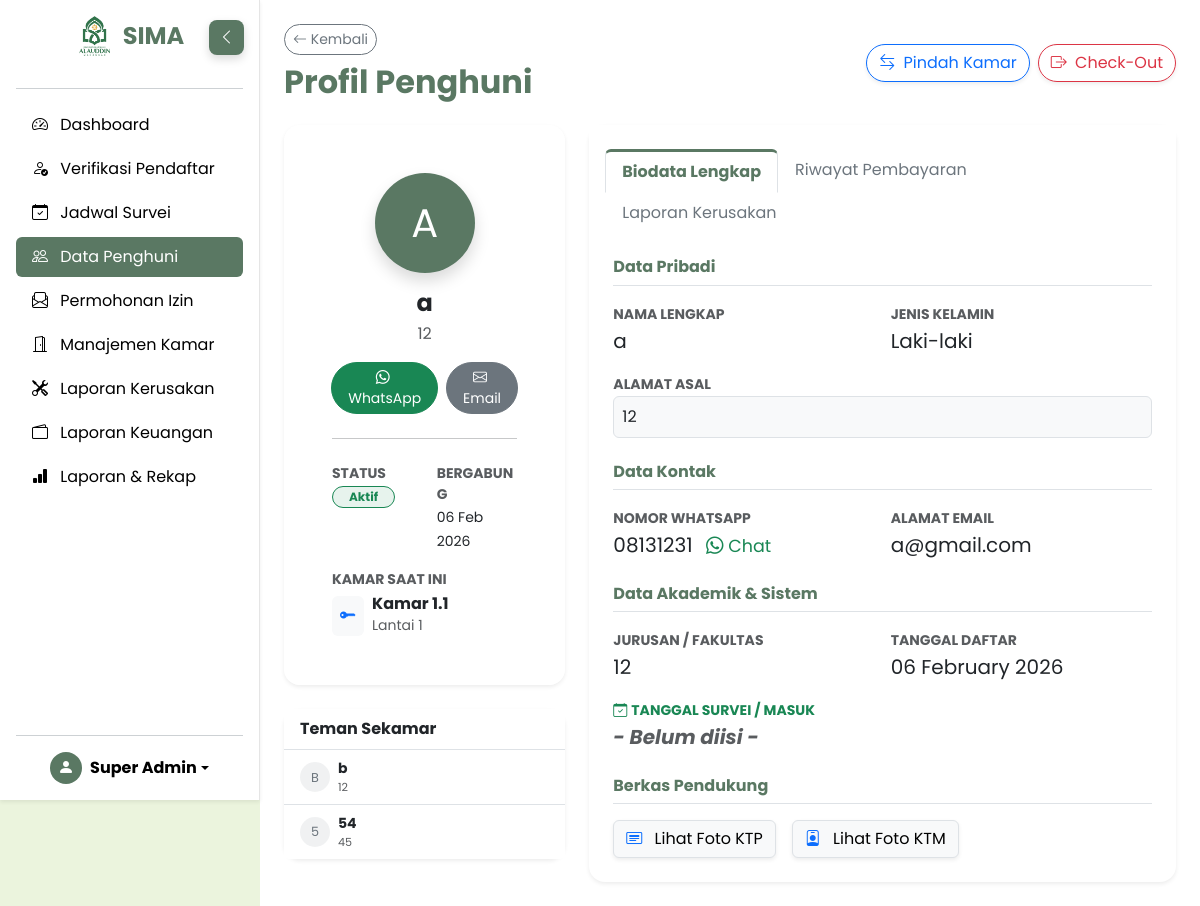
Page /views/admin/detail_penghuni.php?id=2 (signed in) on the committed database.
### tables this page shows
CREATE TABLE `pendaftaran` (
  `id` int(11) NOT NULL,
  `nama_lengkap` varchar(100) NOT NULL,
  `jenis_kelamin` enum('L','P') DEFAULT 'L',
  `email` varchar(100) NOT NULL,
  `password` varchar(255) NOT NULL,
  `no_hp` varchar(20) NOT NULL,
  `alamat_asal` text NOT NULL,
  `tanggal_survei` date DEFAULT NULL,
  `jurusan` varchar(50) NOT NULL,
  `tgl_lahir` date NOT NULL,
  `nama_ortu` varchar(100) NOT NULL,
  `no_hp_ortu` varchar(20) NOT NULL,
  `foto_ktp` varchar(255) NOT NULL,
  `foto_ktm` varchar(255) DEFAULT NULL,
  `status_verifikasi` enum('pending','diterima','ditolak','dibatalkan') DEFAULT 'pending',
  `saran_batal` text DEFAULT NULL,
  `tanggal_daftar` timestamp NOT NULL DEFAULT current_timestamp(),
  `id_kamar` int(11) DEFAULT NULL
);

CREATE TABLE `kamar` (
  `id` int(11) NOT NULL,
  `nomor_kamar` varchar(10) NOT NULL,
  `lantai` int(11) NOT NULL,
  `kapasitas` int(11) DEFAULT 4,
  `terisi` int(11) DEFAULT 0,
  `status` enum('tersedia','penuh','perbaikan') DEFAULT 'tersedia'
);

### views/admin/detail_penghuni.php (the view, shortened to what this page needs)
<?php
include '../../config/database.php';
$id_penghuni = $_GET['id'];
$query = "SELECT p.*, k.nomor_kamar, k.lantai, k.id as current_kamar_id
          FROM pendaftaran p
          LEFT JOIN kamar k ON p.id_kamar = k.id
          WHERE p.id = '$id_penghuni'";
$result = mysqli_query($conn, $query);
$data = mysqli_fetch_assoc($result);
$roommates = [];
if ($data['current_kamar_id']) {
    $id_kamar = $data['current_kamar_id'];
    $q_mate = "SELECT nama_lengkap, jurusan FROM pendaftaran WHERE id_kamar = '$id_kamar' AND id != '$id_penghuni' AND status_verifikasi='diterima'";
    $res_mate = mysqli_query($conn, $q_mate);
    while($r = mysqli_fetch_assoc($res_mate)) { $roommates[] = $r; }
}
?>
<!DOCTYPE html>
<html lang="id" data-bs-theme="light">
<head>
    <link href="https://cdn.jsdelivr.net/npm/bootstrap@5.3.0/dist/css/bootstrap.min.css" rel="stylesheet">
    <link rel="stylesheet" href="https://cdn.jsdelivr.net/npm/bootstrap-icons@1.10.5/font/bootstrap-icons.css">
    <link rel="stylesheet" href="../../assets/css/style.css">
</head>
<body>
    <?php include '../../layouts/sidebar_admin.php'; ?>
    <main class="content-wrapper px-md-4 py-4 bg-body" style="min-height: 100vh;">
        <div class="d-flex justify-content-between align-items-center mb-4">
            <div>
                <a href="kelola_penghuni.php" class="btn btn-sm btn-outline-secondary rounded-pill mb-2"><i class="bi bi-arrow-left"></i> Kembali</a>
                <h2 class="fw-bold mb-0 text-primary-custom">Profil Penghuni</h2>
            </div>
            <div class="d-flex gap-2">
                <button class="btn btn-outline-primary rounded-pill shadow-sm" data-bs-toggle="modal" data-bs-target="#modalPindah">
                    <i class="bi bi-arrow-left-right me-1"></i> Pindah Kamar
                </button>
                <button class="btn btn-outline-danger rounded-pill shadow-sm" onclick="konfirmasiKeluar()">
                    <i class="bi bi-box-arrow-right me-1"></i> Check-Out
                </button>
            </div>
        </div>
        <div class="row g-4">
            <div class="col-lg-4">
                <div class="card shadow-sm border-0 rounded-4 overflow-hidden mb-4">
                    <div class="card-body text-center p-5 bg-white">
                        <div class="avatar-xl bg-primary-custom text-white rounded-circle mx-auto mb-3 d-flex align-items-center justify-content-center shadow" style="width: 100px; height: 100px; font-size: 2.5rem;">
                            <?php echo strtoupper(substr($data['nama_lengkap'], 0, 1)); ?>
                        </div>
                        <h4 class="fw-bold mb-1"><?php echo $data['nama_lengkap']; ?></h4>
                        <p class="text-muted mb-3"><?php echo $data['jurusan']; ?></p>
                        <div class="d-flex justify-content-center gap-2 mb-4">
                            <a href="https://wa.me/<?php echo $data['no_hp']; ?>" target="_blank" class="btn btn-success btn-sm rounded-pill px-3">
                                <i class="bi bi-whatsapp me-1"></i> WhatsApp
                            </a>
                            <a href="mailto:<?php echo $data['email']; ?>" class="btn btn-secondary btn-sm rounded-pill px-3">
                                <i class="bi bi-envelope me-1"></i> Email
                            </a>
                        </div>
                        <hr>
                        <div class="row text-start mt-4">
                            <div class="col-6 mb-3">
                                <small class="text-muted d-block fw-bold">STATUS</small>
                                <span class="badge bg-success bg-opacity-10 text-success border border-success rounded-pill px-3">Aktif</span>
                            </div>
                            <div class="col-6 mb-3">
                                <small class="text-muted d-block fw-bold">BERGABUNG</small>
                                <span class="text-dark small"><?php echo date('d M Y', strtotime($data['tanggal_daftar'])); ?></span>
                            </div>
                            <div class="col-12">
                                <small class="text-muted d-block fw-bold">KAMAR SAAT INI</small>
                                <div class="d-flex align-items-center mt-1">
                                    <div class="icon-box bg-light text-primary rounded p-2 me-2"><i class="bi bi-key-fill"></i></div>
                                    <div>
                                        <h6 class="mb-0 fw-bold">Kamar <?php echo $data['nomor_kamar']; ?></h6>
                                        <small class="text-muted">Lantai <?php echo $data['lantai']; ?></small>
                                    </div>
                                </div>
                            </div>
                        </div>
                    </div>
                </div>
                <div class="card shadow-sm border-0 rounded-4">
                    <div class="card-header bg-white fw-bold border-bottom">Teman Sekamar</div>
                    <ul class="list-group list-group-flush">
                        <?php if(!empty($roommates)): ?>
                            <?php foreach($roommates as $rm): ?>
                                <li class="list-group-item d-flex align-items-center">
                                    <div class="avatar-xs bg-secondary bg-opacity-10 text-secondary rounded-circle me-2 d-flex justify-content-center align-items-center" style="width:30px; height:30px; font-size:0.8rem;">
                                        <?php echo strtoupper(substr($rm['nama_lengkap'], 0, 1)); ?>
                                    </div>
                                    <div class="small">
                                        <div class="fw-bold"><?php echo $rm['nama_lengkap']; ?></div>
                                        <div class="text-muted" style="font-size: 0.7rem;"><?php echo $rm['jurusan']; ?></div>
                                    </div>
                                </li>
                            <?php endforeach; ?>
                        <?php else: ?>
                            <li class="list-group-item text-muted small text-center py-3">Tidak ada teman sekamar.</li>
                        <?php endif; ?>
                    </ul>
                </div>
            </div>
            <div class="col-lg-8">
                <div class="card shadow-sm border-0 rounded-4 h-100">
                    <div class="card-header bg-white border-bottom-0 pt-4 px-4">
                        <ul class="nav nav-tabs card-header-tabs" id="myTab" role="tablist">
                            <li class="nav-item" role="presentation">
                                <button class="nav-link active" id="biodata-tab" data-bs-toggle="tab" data-bs-target="#biodata" type="button" role="tab">Biodata Lengkap</button>
                            </li>
                            <li class="nav-item" role="presentation">
                                <button class="nav-link" id="pembayaran-tab" data-bs-toggle="tab" data-bs-target="#pembayaran" type="button" role="tab">Riwayat Pembayaran</button>
                            </li>
                            <li class="nav-item" role="presentation">
                                <button class="nav-link" id="laporan-tab" data-bs-toggle="tab" data-bs-target="#laporan" type="button" role="tab">Laporan Kerusakan</button>
                            </li>
                        </ul>
                    </div>
                    <div class="card-body p-4">
                        <div class="tab-content" id="myTabContent">
                            <div class="tab-pane fade show active" id="biodata" role="tabpanel">
                                <h6 class="fw-bold text-primary-custom mb-3 border-bottom pb-2">Data Pribadi</h6>
                                <div class="row g-3 mb-4">
                                    <div class="col-md-6">
                                        <label class="text-muted small fw-bold text-uppercase">Nama Lengkap</label>
                                        <div class="fs-5 text-dark"><?php echo $data['nama_lengkap']; ?></div>
                                    </div>
                                    <div class="col-md-6">
                                        <label class="text-muted small fw-bold text-uppercase">Jenis Kelamin</label>
                                        <div class="fs-5 text-dark"><?php echo ($data['jenis_kelamin'] ?? 'L') == 'L' ? 'Laki-laki' : 'Perempuan'; ?></div>
                                    </div>
                                    <div class="col-12">
                                        <label class="text-muted small fw-bold text-uppercase">Alamat Asal</label>
                                        <div class="p-2 bg-light rounded text-dark border"><?php echo $data['alamat_asal']; ?></div>
                                    </div>
                                </div>
                                <h6 class="fw-bold text-primary-custom mb-3 border-bottom pb-2">Data Kontak</h6>
                                <div class="row g-3 mb-4">
                                    <div class="col-md-6">
                                        <label class="text-muted small fw-bold text-uppercase">Nomor WhatsApp</label>
                                        <div class="fs-5 text-dark">
                                            <?php echo $data['no_hp']; ?>
                                            <a href="https://wa.me/<?php echo $data['no_hp']; ?>" target="_blank" class="ms-2 small text-success"><i class="bi bi-whatsapp"></i> Chat</a>
                                        </div>
                                    </div>
                                    <div class="col-md-6">
                                        <label class="text-muted small fw-bold text-uppercase">Alamat Email</label>
                                        <div class="fs-5 text-dark"><?php echo $data['email']; ?></div>
                                    </div>
                                </div>
                                <h6 class="fw-bold text-primary-custom mb-3 border-bottom pb-2">Data Akademik & Sistem</h6>
                                <div class="row g-3 mb-4">
                                    <div class="col-md-6">
                                        <label class="text-muted small fw-bold text-uppercase">Jurusan / Fakultas</label>
                                        <div class="fs-5 text-dark"><?php echo $data['jurusan']; ?></div>
                                    </div>
                                    <div class="col-md-6">
                                        <label class="text-muted small fw-bold text-uppercase">Tanggal Daftar</label>
                                        <div class="fs-5 text-dark"><?php echo date('d F Y', strtotime($data['tanggal_daftar'])); ?></div>
                                    </div>
                                    <div class="col-md-6">
                                        <label class="text-success small fw-bold text-uppercase"><i class="bi bi-calendar-check me-1"></i>Tanggal Survei / Masuk</label>
                                        <div class="fs-5 fw-bold text-dark">
                                            <?php
                                            if ($data['tanggal_survei'] && $data['tanggal_survei'] != '0000-00-00') {
                                                echo date('d F Y', strtotime($data['tanggal_survei']));
                                            } else {
                                                echo "<span class='text-muted fst-italic'>- Belum diisi -</span>";
                                            }
                                            ?>
                                        </div>
                                    </div>
                                </div>
                                <h6 class="fw-bold text-primary-custom mb-3 border-bottom pb-2">Berkas Pendukung</h6>
                                <div class="d-flex gap-3">
                                    <button onclick="lihatFoto('../../uploads/dokumen_persyaratan/<?php echo $data['foto_ktp']; ?>', 'Foto KTP')" class="btn btn-light border shadow-sm">
                                        <i class="bi bi-card-heading me-2 text-primary"></i> Lihat Foto KTP
                                    </button>
                                    <button onclick="lihatFoto('../../uploads/dokumen_persyaratan/<?php echo $data['foto_ktm']; ?>', 'Foto KTM')" class="btn btn-light border shadow-sm">
                                        <i class="bi bi-person-badge me-2 text-primary"></i> Lihat Foto KTM
                                    </button>
                                </div>
                            </div>
                        </div>
                    </div>
                </div>
            </div>
        </div>
    </main>
</body>
</html>

### assets/css/style.css (style rules this page uses)
:root { --color-bg-light: #EBF4DD; --color-secondary: #90AB8B; --color-primary: #5A7863; --color-dark: #3B4953; --color-white: #ffffff; --sidebar-width: 260px; --sidebar-collapsed-width: 80px; --sidebar-transition: all 0.3s ease-in-out; --bg-body: var(--color-bg-light); --bg-card: var(--color-white); --text-main: var(--color-dark); --text-muted: #6c757d; --navbar-bg: rgba(235, 244, 221, 0.95); --border-color: rgba(0,0,0,0.1); }
body { font-family: 'Poppins', sans-serif; background-color: var(--bg-body); color: var(--text-main); transition: background-color 0.3s ease, color 0.3s ease; overflow-x: hidden; }
a { text-decoration: none; }
.text-primary-custom { color: var(--color-primary) !important; }
.bg-primary-custom { background-color: var(--color-primary) !important; }
.content-wrapper { margin-left: var(--sidebar-width); transition: var(--sidebar-transition); min-height: 100vh; }

### views/admin/detail_penghuni.php (style rules this page uses)
:root { --color-primary: #5A7863; }
.nav-tabs .nav-link.active { border-top: 3px solid var(--color-primary); color: var(--color-primary); font-weight: bold; }
.nav-tabs .nav-link { color: #6c757d; }

### rows in the picture
pendaftaran: nama_lengkap "A", nama_lengkap "a", jurusan "12", tanggal_daftar "06 Feb 2026", id_kamar.nomor_kamar "1.1", id_kamar.lantai "1", alamat_asal "12", no_hp "08131231", email "a@gmail.com", tanggal_daftar "06 February 2026"
pendaftaran: nama_lengkap "B", nama_lengkap "b", jurusan "12"
pendaftaran: nama_lengkap "5", nama_lengkap "54", jurusan "45"

### other values in the picture
substr($_SESSION['nama'], 0, 15) "Super Admin"
